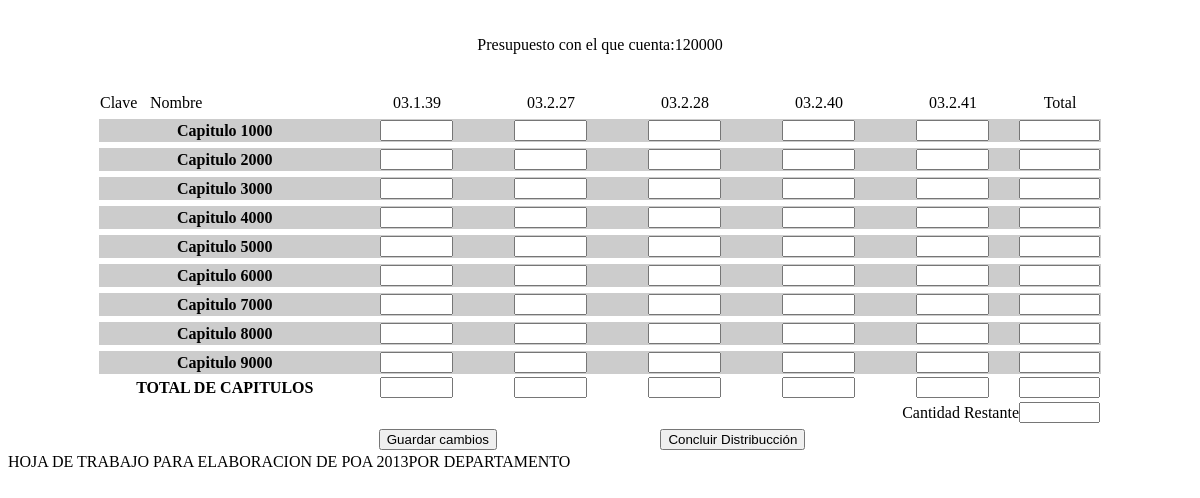
/APOA_sinllamarclases92.php?id=4, run on the app's committed database.
### tables this page shows
CREATE TABLE `departamento` (
  `clave` int(11) NOT NULL,
  `nombre` varchar(200) default NULL,
  `vigencia` date default NULL,
  `monto` double default NULL,
  `periodo` varchar(20) default NULL,
  `id_departamento` int(11) NOT NULL auto_increment,
  `id_altadireccion` int(11) default NULL,
  `poa` int(11) default NULL,
  PRIMARY KEY  (`id_departamento`),
  KEY `i_clave` (`clave`)
);

CREATE TABLE `meta_departamento` (
  `id_departamento` int(11) NOT NULL,
  `id_meta` int(20) NOT NULL,
  `monto` double default NULL,
  `periodo` varchar(20) default NULL,
  `clave_departamento` int(11) NOT NULL,
  `clave_meta` varchar(15) NOT NULL,
  PRIMARY KEY  (`id_meta`,`id_departamento`)
);

CREATE TABLE `meta` (
  `clave` varchar(20) default NULL,
  `nombre` varchar(200) default NULL,
  `descripcion_numero` varchar(500) default NULL,
  `unidad_de_medida` varchar(200) default NULL,
  `cantidad` varchar(200) default NULL,
  `vigencia` date default NULL,
  `monto` double default NULL,
  `periodo` varchar(20) default NULL,
  `ingreso_propio_ene_jun` double default NULL,
  `ingreso_propio_jul_dic` double default NULL,
  `gasto_directo_ene_jun` double default NULL,
  `gasto_directo_jul_dic` double default NULL,
  `id_encargado` int(11) default NULL,
  `id_meta` int(11) NOT NULL auto_increment,
  `descripcion` varchar(500) NOT NULL,
  PRIMARY KEY  (`id_meta`),
  KEY `i_clave` (`clave`)
);

### APOA_sinllamarclases92.php (the view, shortened to what this page needs)
<!DOCTYPE html PUBLIC "-//W3C//DTD XHTML 4.01 Transitional//EN" "http://www.w3.org/TR/xhtml1/DTD/xhtml1-transitional.dtd">
<html xmlns="http://www.w3.org/1999/xhtml">
<head>
</head>
<body onload="cargar();">
<form id="form1" name="form1" method="post" action="">
<?
$clvdepa=$_GET['id'];
$cadena_sql = mysql_query("select m.clave, d.monto from meta_departamento d join meta m on d.id_meta=m.id_meta where id_departamento=".$clvdepa." and d.periodo='2010' order by m.clave");
$mon = mysql_query("select monto, clave from departamento where id_departamento=".$clvdepa);
$grantotal = mysql_fetch_array($mon);
$con=mysql_num_rows($cadena_sql);
$wit=670/$con;
?>
  <table width="80%" border="0" align="center">
    <tr>
      <td align="center">&nbsp;</td>
    </tr>
    <tr>
      <td align="center">Presupuesto con el que cuenta:<?=$grantotal[0];?> </td>
    </tr>
  </table>
  <p>&nbsp;</p>
  <table width="1000" border="0" align="center">
    <tr>
      <td>
		<table  width="1000" border="0" cellpadding="0" cellspacing="0">
			<tr>
      			<td width="50">
      Clave
	  </td>
      <td width="200"><input name="clvdeparta" type="hidden" id="clvdeparta" value="<?=$grantotal[1]?>"/>
        Nombre</td>
	  <?
	  $a=1;
	  while($row = mysql_fetch_array($cadena_sql)){?>
      <td align="center" width="<?=$wit;?>"><?=$row[0];?>
      <input name="hidmeta_<?=$a;?>" type="hidden" id="hidmeta" value="<?=$row[0];?>"/></td>
	  <?
	  $a++;
	  }?>
      <td width="80" align="center"><input name="hidtotmeta" type="hidden" id="hidtotmeta" value="<?=$a-1;?>"/>
      Total</td>
    </tr>
</table>
</td>
</tr>
	<tr>
	  <td>
</td>
    </tr>
    <tr>
      <td bgcolor="#CCCCCC">
		<table width="1000"  border="0" cellpadding="0" cellspacing="0">
		<tr align="center">
		<td width="250">
	  <strong>
      <label onClick="muestra_dtos(1000);" style="cursor:pointer">Capitulo 1000</label> </strong></td>
 <? for($i=1;$i<=$con;$i++){?>
      <td bgcolor="#CCCCCC" width="<?=$wit;?>"><input name="txt_1000_<?=$i;?>" type="text" id="txt_1000_<?=$i;?>" size="6" readonly="true"/></td>
<? }?>
      <td bgcolor="#CCCCCC" width="80"><input name="txtall_1000" type="text" id="txtall_1000" size="7" readonly="true"/>
	  </td>
	  </tr>
	  </table>
    </tr>
	<tr>
	  <td>
	    </td>
	</tr>
    <tr bgcolor="#CCCCCC">
	<td>
		<table width="1000"  border="0" cellpadding="0" cellspacing="0">
			<tr align="center">
			  <td width="250"><strong>
      <label onClick="muestra_dtos(2000);" style="cursor:pointer">Capitulo 2000</label> </strong></td>
 <? for($i=1;$i<=$con;$i++){?>
      <td bgcolor="#CCCCCC" width="<?=$wit;?>"><input name="txt_2000_<?=$i;?>" type="text" id="txt_2000_<?=$i;?>" size="6" onchange="suma(2000,<?=$i;?>);" readonly="true"/></td>
<? }?>
      <td width="80"><input name="txtall_2000" type="text" id="txtall_2000" size="7"  readonly="true"/>      </td>
    </tr>
	</table>
	</td>
	</tr>
    <tr>
 <td>
	    	  </td>
    </tr>
    <tr bgcolor="#CCCCCC">
	<td>
		<table width="1000"  border="0" cellpadding="0" cellspacing="0">
			<tr align="center">
   			  <td width="250"><strong>
      <label onClick="muestra_dtos(3000);" style="cursor:pointer">Capitulo 3000</label> </strong></td>
 <? for($i=1;$i<=$con;$i++){?>
      <td bgcolor="#CCCCCC" width="<?=$wit;?>"><input name="txt_3000_<?=$i;?>" type="text" id="txt_3000_<?=$i;?>" size="6" readonly="true"/></td>
<? }?>
      <td width="80"><input name="txtall_3000" type="text" id="txtall_3000" size="7" readonly="true"/></td>
    </tr>
	</table>
	</td>
	</tr>
    <tr>
 <td>
			  </td>
	</tr>
    <tr bgcolor="#CCCCCC">
	<td>
		<table width="1000"  border="0" cellpadding="0" cellspacing="0">
			<tr align="center">
   			  <td width="250"><strong>
      <label onClick="muestra_dtos(4000);" style="cursor:pointer">Capitulo 4000</label> </strong></td>
 <? for($i=1;$i<=$con;$i++){?>
      <td bgcolor="#CCCCCC" width="<?=$wit;?>"><input name="txt_4000_<?=$i;?>" type="text" id="txt_4000_<?=$i;?>" size="6" readonly="true"/></td>
<? }?>
      <td width="80"><input name="txtall_4000" type="text" id="txtall_4000" size="7" readonly="true"/></td>
    </tr>
	</table>
	</td>
	</tr>
    <tr>
 <td>
			  </td>
	</tr>
    <tr bgcolor="#CCCCCC">
	<td>
		<table width="1000"  border="0" cellpadding="0" cellspacing="0">
			<tr align="center">
      <td width="250"><strong>
      <label onClick="muestra_dtos(5000);" style="cursor:pointer">Capitulo 5000 </label></strong></td>
 <? for($i=1;$i<=$con;$i++){?>
      <td bgcolor="#CCCCCC" width="<?=$wit;?>"><input name="txt_5000_<?=$i;?>" type="text" id="txt_5000_<?=$i;?>" size="6" readonly="true"/></td>
<? }?>
      <td width="80"><input name="txtall_5000" type="text" id="txtall_5000" size="7" readonly="true"/></td>
    </tr>
		</table>
	  </td>
	</tr>
    <tr>
 <td>
			  </td>
	</tr>
    <tr bgcolor="#CCCCCC">
	<td>
		<table width="1000"  border="0" cellpadding="0" cellspacing="0">
			<tr align="center">
      <td width="250"><strong>
      <label onClick="muestra_dtos(6000);" style="cursor:pointer">Capitulo 6000</label></strong></td>
 <? for($i=1;$i<=$con;$i++){?>
      <td bgcolor="#CCCCCC" width="<?=$wit;?>"><input name="txt_6000_<?=$i;?>" type="text" id="txt_6000_<?=$i;?>" size="6" readonly="true"/></td>
<? }?>
      <td width="80"><input name="txtall_6000" type="text" id="txtall_6000" size="7" readonly="true"/></td>
    </tr>
	</table>
	</td>
	</tr>
    <tr>
 <td>
			  </td>
	</tr>
    <tr bgcolor="#CCCCCC">
	<td>
		<table width="1000"  border="0" cellpadding="0" cellspacing="0">
			<tr align="center">
      <td width="250"><strong>
      <label onClick="muestra_dtos(7000);" style="cursor:pointer">Capitulo 7000 </label>
      </strong></td>
 <? for($i=1;$i<=$con;$i++){?>
      <td bgcolor="#CCCCCC" width="<?=$wit;?>"><input name="txt_7000_<?=$i;?>" type="text" id="txt_7000_<?=$i;?>" size="6" readonly="true"/></td>
<? }?>
      <td width="80"><input name="txtall_7000" type="text" id="txtall_7000" size="7" readonly="true"/></td>
    </tr>
	</table>
	</td>
	</tr>
    <tr>
 <td>
			  </td>
	</tr>
    <tr bgcolor="#CCCCCC">
	<td>
		<table width="1000"  border="0" cellpadding="0" cellspacing="0">
			<tr align="center">
      <td width="250"><strong>
      <label onClick="muestra_dtos(8000);" style="cursor:pointer">Capitulo 8000</label></strong></td>
 <? for($i=1;$i<=$con;$i++){?>
      <td bgcolor="#CCCCCC" width="<?=$wit;?>"><input name="txt_8000_<?=$i;?>" type="text" id="txt_8000_<?=$i;?>" size="6" readonly="true"/></td>
<? }?>
      <td width="80"><input name="txtall_8000" type="text" id="txtall_8000" size="7" readonly="true"/></td>
    </tr>
	</table>
	</td>
	</tr>
    <tr>
 <td>
			  </td>
	</tr>
    <tr bgcolor="#CCCCCC">
	<td>
		<table width="1000"  border="0" cellpadding="0" cellspacing="0">
			<tr align="center">
      <td width="250"><strong>
      <label onClick="muestra_dtos(9000);" style="cursor:pointer">Capitulo 9000</label></strong></td>
 <? for($i=1;$i<=$con;$i++){?>
      <td bgcolor="#CCCCCC" width="<?=$wit;?>"><input name="txt_9000_<?=$i;?>" type="text" id="txt_9000_<?=$i;?>" size="6" readonly="true"/></td>
<? }?>
      <td width="80"><input name="txtall_9000" type="text" id="txtall_9000" size="7" readonly="true"/></td>
    </tr>
	</table>
	</td>
	</tr>
    <tr>
      <td>
		<table width="1000"  border="0" cellpadding="0" cellspacing="0">
			<tr align="center">
			<td width="250">
	  <strong>TOTAL DE CAPITULOS </strong></td>
 <? for($x=1;$x<=$con;$x++){?>
      <td align="center" width="<?=$wit;?>"><input name="allcapi_<?=$x;?>" type="text" id="allcapi_<?=$x;?>" size="6" readonly="true"/>
  		</td>
<? }?>
      <td width="80" align="center"><input name="TOTAL" type="text" id="TOTAL" size="7" readonly="true"/></td>
    </tr>
	</table>
	</td>
	</tr>
    <tr>
      <td>
		<table width="1000"  border="0" cellpadding="0" cellspacing="0">
			<tr align="center">
      <td>&nbsp;</td>
      <td align="right"><div align="right">Cantidad Restante </div></td>
      <td width="80" align="center"><input name="restante" type="text" id="restante" size="7" /></td>
    </tr>
	</table>
	</td>
	</tr>
  </table>
<table width="50%" border="0" align="center">
  <tr>
    <td align="center"><div align="center">
      <input type="button" name="Button" value="Guardar cambios" onclick="salvar();"/>
    </div></td>
    <td align="center"><div align="center">
      <input type="button" name="Button" value="Concluir Distribucci&oacute;n" onclick="validar();"/>
    </div></td>
  </tr>
</table>
</form>
HOJA DE TRABAJO PARA ELABORACION DE POA
                        <?=date('Y');?>
POR DEPARTAMENTO
</body>
</html>

### APOA_sinllamarclases92.php (style rules this page uses)
p { font: 11px Arial, Helvetica, sans-serif; }

### data on the page
departamento: monto "120000"
meta_departamento: id_meta.clave "03.1.39"
meta_departamento: id_meta.clave "03.2.27"
meta_departamento: id_meta.clave "03.2.28"
meta_departamento: id_meta.clave "03.2.40"
meta_departamento: id_meta.clave "03.2.41"
